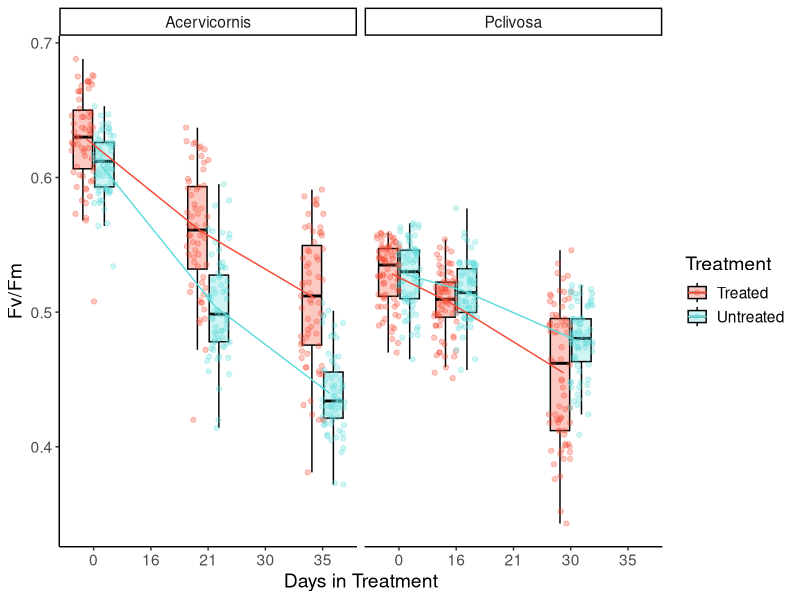
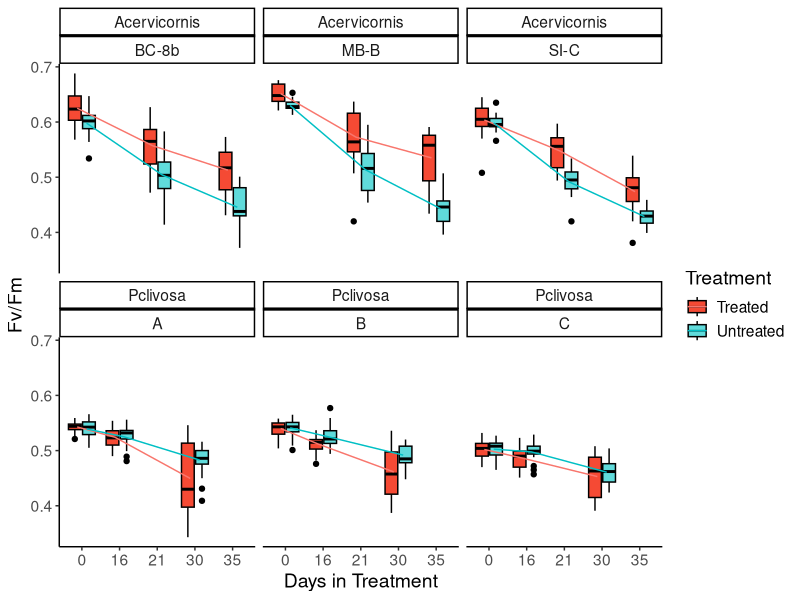
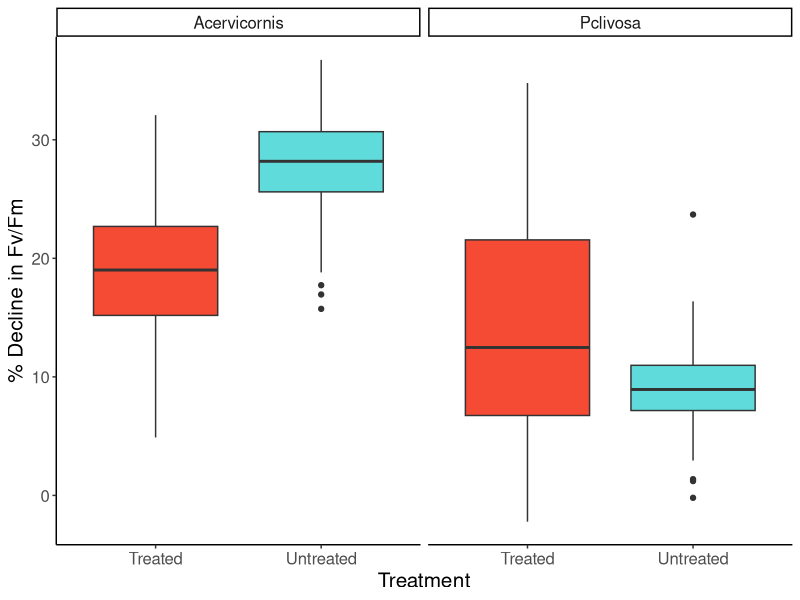
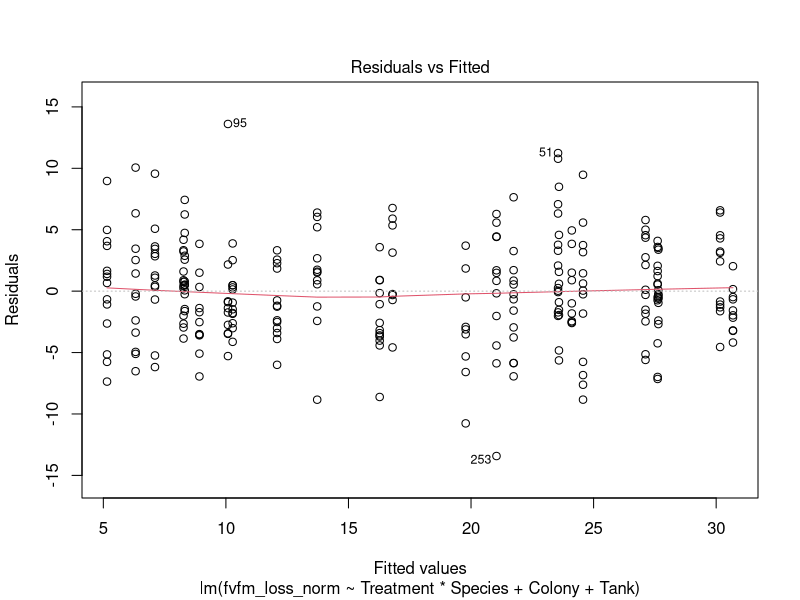
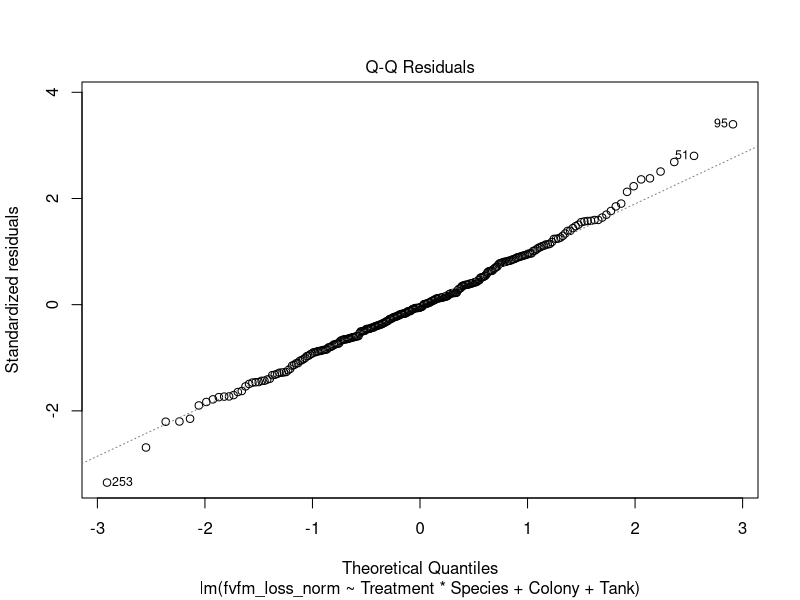
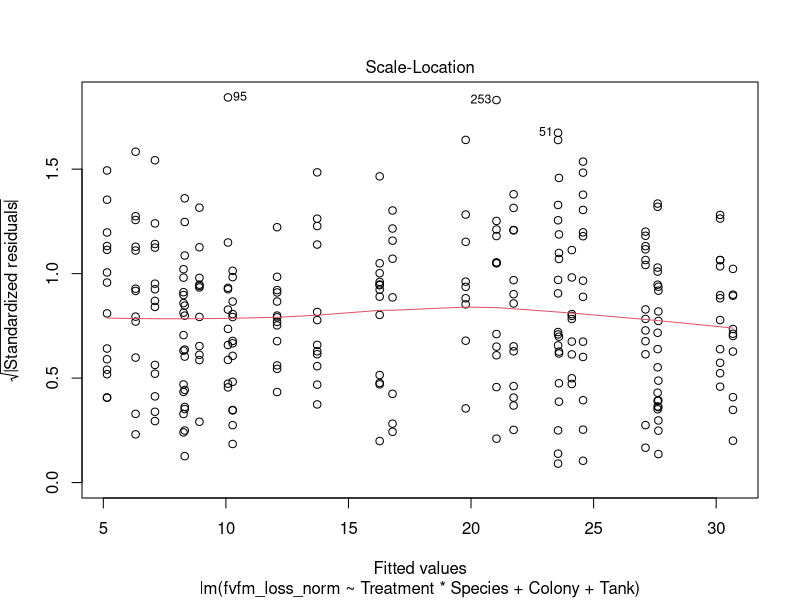
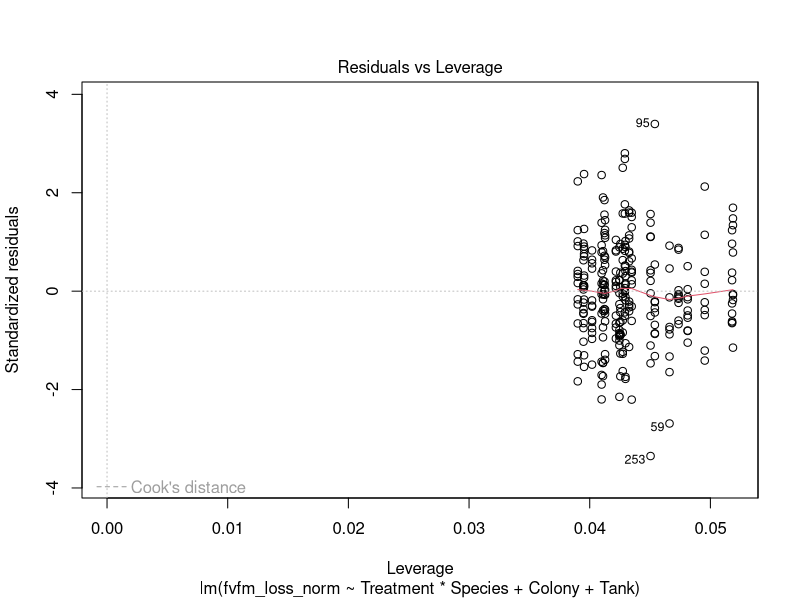
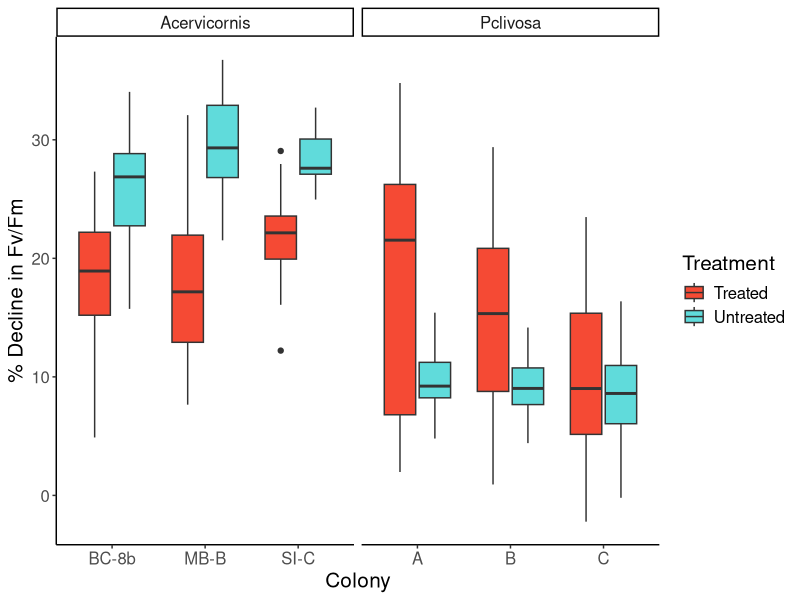

Write the R code that produced these figures, in order.
## ---- chunk 1
library(tidyverse)
library(plotrix)
library(ggpubr)
library(rstatix)
library(cowplot)
## ---- chunk 2
ipam_tidy_data <- read.csv("ipam_tidy_data.csv")

treatment_time_bothspecies <- ipam_tidy_data %>% 
  dplyr::filter(!Treatment_period == "CBASS") %>%
  drop_na(Colony) %>% #this is because there are some corals that never matched up to IPAM values so they're just NA
  dplyr::select(Date, Colony, Puck, Tank, fvfm, Treatment, Species) %>% 
  mutate(Date = mdy(Date)) %>% 
  dplyr::filter(Date <= "2022-04-20") %>% 
  pivot_wider(names_from = Date, values_from = fvfm) %>% 
   mutate(fvfm_t0 = case_when(Species == "Acervicornis" ~ `2022-03-16`,
                                  Species == "Pclivosa" ~ `2022-03-21`)) %>% 
   mutate(fvfm_t1 = case_when(Species == "Acervicornis" ~ `2022-04-06`,
                                  Species == "Pclivosa" ~ `2022-04-06`)) %>% 
   mutate(fvfm_t2 = case_when(Species == "Acervicornis" ~ `2022-04-20`,
                                  Species == "Pclivosa" ~ `2022-04-20`)) %>% 
  pivot_longer(fvfm_t0:fvfm_t2, names_to = "fvfm_timepoint", values_to = "fvfm") %>% 
  mutate(numDays = case_when(fvfm_timepoint == "fvfm_t0" ~ 0,
                             Species == "Pclivosa" & fvfm_timepoint == "fvfm_t1" ~ 16,
                             Species == "Acervicornis" & fvfm_timepoint == "fvfm_t1" ~ 21,
                             Species == "Pclivosa" & fvfm_timepoint == "fvfm_t2" ~ 30,
                             Species == "Acervicornis" & fvfm_timepoint == "fvfm_t2" ~ 35,
                             Species == "Pclivosa" & fvfm_timepoint == "fvfm_t3" ~ 65,
                             Species == "Acervicornis" & fvfm_timepoint == "fvfm_t3" ~ 70))

treatment_normalized_bothspecies <- ipam_tidy_data %>% 
  dplyr::filter(!Treatment_period == "CBASS") %>%
  drop_na(Colony) %>% #this is because there are some corals that never matched up to IPAM values so they're just NA
  dplyr::select(Date, Colony, Puck, Tank, fvfm, Treatment, Species)  %>% 
  mutate(Date = mdy(Date)) %>% 
  dplyr::filter(Date <= "2022-04-20") %>% #pre-CBASS time points
  pivot_wider(names_from = Date, values_from = fvfm) %>% 
  mutate(fvfm_loss = case_when(Species == "Acervicornis" ~ `2022-03-16` - `2022-04-20`,
                               Species == "Pclivosa" ~ `2022-03-21` - `2022-04-20`)) %>% 
  mutate(fvfm_loss_norm = case_when(Species == "Acervicornis" ~ (fvfm_loss/`2022-03-16`)*100,
                               Species == "Pclivosa" ~ (fvfm_loss/`2022-03-21`)*100))
## ---- chunk 3
treatment_time_bothspecies %>% 
  dplyr::select(!c(`2022-04-06`:`2022-04-20`)) %>% 
  mutate(numDays = as.factor(numDays)) %>% 
  ggplot(., aes(x=numDays, y=fvfm, fill = Treatment, color = Treatment)) + 
  geom_boxplot(color = "black", outlier.shape = NA, alpha=0.3) + #not removing outliers, just removing the black dots because they are already represented in the geom_point() line
  geom_point(position = position_jitterdodge(), alpha=0.3) +
  stat_summary(fun=mean, geom="line", aes(group=Treatment, color = Treatment), position = position_dodge(width = 0.5)) +
  facet_wrap(~Species) + 
  theme_classic() + 
  labs(y = "Fv/Fm", x = "Days in Treatment") +
  scale_fill_manual(labels=c("Treated", "Untreated"), values = c("#F54A34", "#60DBDB"))  +
  scale_color_manual(labels=c("Treated", "Untreated"), values = c("#F54A34", "#60DBDB")) +
  theme(text = element_text(size = 14)) 
#ggsave("treatment_bothspecies_overtimeboxplots.pdf")
## ---- chunk 4
treatment_time_bothspecies%>% 
  dplyr::select(!c(`2022-04-06`:`2022-04-20`)) %>% 
  mutate(numDays = as.factor(numDays)) %>% 
  ggplot(., aes(x=numDays, y=fvfm, fill = Treatment)) + 
  geom_boxplot(color = "black") +
  stat_summary(fun=mean, geom="line", aes(group=Treatment, color = Treatment), position = position_dodge(width = 0.5)) +
  facet_wrap(~Species + Colony) + 
  theme_classic() + 
  labs(y = "Fv/Fm", x = "Days in Treatment") +
  scale_fill_manual(labels=c("Treated", "Untreated"), values = c("#F54A34", "#60DBDB"))  +
  theme(text = element_text(size = 14))
## ---- chunk 5
treatment_normalized_bothspecies%>% 
  ggplot(., aes(x=Treatment, y= fvfm_loss_norm, fill= Treatment)) +
  geom_boxplot() + 
  theme_classic() + 
  labs(y = "% Decline in Fv/Fm", x="Treatment") +
  scale_fill_manual(labels=c("Treated", "Untreated"), values = c("#F54A34", "#60DBDB")) +
  theme(text = element_text(size = 15)) + 
  facet_wrap(~Species) +
  theme(legend.position="none")
  
#ggsave("treatment_normalized_bothspecies_boxplot.pdf")
## ---- chunk 6
str(treatment_normalized_bothspecies)
#make factors: Colony, Puck, Tank, Treatment, Species

treatment_normalized_bothspecies %>% 
  mutate_at(vars(Colony, Puck, Tank, Treatment, Species), factor) -> treatment_normalized_bothspecies
## ---- chunk 7
treat_model <- lm(fvfm_loss_norm ~ Treatment*Species + Colony + Tank, data = treatment_normalized_bothspecies)
treat_model_metrics <- augment(treat_model)
plot(treat_model)

# assess normality of residuals using Shapiro-Wilk test
shapiro_test(treat_model_metrics$.resid) # not significant

# assess homogeneity of variances using Levene's Test
levene_test(.resid ~ Treatment*Species, data = treat_model_metrics) #not significant

# identifying outliers
treat_model_metrics %>% 
  filter(abs(.std.resid) > 3) -> treat_outliers
# 2 outliers

#remove outliers
treatment_normalized_bothspecies <- treatment_normalized_bothspecies[!rownames(treatment_normalized_bothspecies) %in% treat_outliers$.rownames,]
## ---- chunk 8
aov(fvfm_loss_norm ~ Treatment*Species, data = treatment_normalized_bothspecies)

summary(aov(fvfm_loss_norm ~ Treatment*Species, data = treatment_normalized_bothspecies))

#capture.output(summary(aov(fvfm_loss_norm ~ Treatment*Species, data = treatment_normalized_bothspecies)), file = "fvfm_loss_norm_bothspecies_anova_table.csv")

TukeyHSD(aov(fvfm_loss_norm ~ Treatment*Species, data = treatment_normalized_bothspecies))
         
#capture.output(TukeyHSD(aov(fvfm_loss_norm ~ Treatment*Species, data = treatment_normalized_bothspecies)), file = "fvfm_loss_norm_bothspecies_anova_tukey.csv")
## ---- chunk 9
treatment_normalized_bothspecies%>% 
  ggplot(., aes(x=Colony, y= fvfm_loss_norm, fill=Treatment)) +
  geom_boxplot() + 
  theme_classic() + labs(y = "% Decline in Fv/Fm", x="Colony") +
  scale_fill_manual(labels=c("Treated", "Untreated"), values = c("#F54A34", "#60DBDB"))  +
  theme(text = element_text(size = 15)) + 
  facet_wrap(~Species, scales = "free_x")
#ggsave("treatment_normalized_genotypes_boxplot.pdf")
## ---- chunk 10
#remake the treatment_normalized_bothspecies data frame before running this section of code


treat_model <- lm(fvfm_loss_norm ~ Treatment*Species*Colony + Tank, data = treatment_normalized_bothspecies)
treat_model_metrics <- augment(treat_model)
plot(treat_model)

# assess normality of residuals using Shapiro-Wilk test
shapiro_test(treat_model_metrics$.resid) # not significant

# assess homogeneity of variances using Levene's Test
levene_test(.resid ~ Treatment*Species*Colony, data = treat_model_metrics) #not significant

# identifying outliers
treat_model_metrics %>% 
  filter(abs(.std.resid) > 3) -> treat_outliers
# 2 outliers

#remove outliers
treatment_normalized_bothspecies <- treatment_normalized_bothspecies[!rownames(treatment_normalized_bothspecies) %in% treat_outliers$.rownames,]
## ---- chunk 11
aov(fvfm_loss_norm ~ Treatment*Species*Colony, data = treatment_normalized_bothspecies)

summary(aov(fvfm_loss_norm ~ Treatment*Species*Colony, data = treatment_normalized_bothspecies))

#capture.output(summary(aov(fvfm_loss_norm ~ Treatment*Species*Colony, data = treatment_normalized_bothspecies)), file = "fvfm_loss_norm_bothspeciesgenet_anova_table.csv")


TukeyHSD(aov(fvfm_loss_norm ~ Treatment*Species*Colony, data = treatment_normalized_bothspecies))
         
#capture.output(TukeyHSD(aov(fvfm_loss_norm ~ Treatment*Species*Colony, data = treatment_normalized_bothspecies)), file = "fvfm_loss_norm_bothspeciesgenet_anova_tukey.csv")
## ---- chunk 12
p1<-treatment_normalized_bothspecies %>% 
  drop_na(fvfm_loss_norm) %>% 
  group_by(Species, Treatment) %>% 
  mutate(mean_fvfmlossnorm = mean(fvfm_loss_norm), se_fvfmlossnorm = std.error(fvfm_loss_norm)) %>% 
  ggplot(., aes(x = Treatment, y = mean_fvfmlossnorm)) +
  theme_classic()+
  geom_jitter(aes(y=fvfm_loss_norm, color = Treatment, fill = Treatment),
              position=position_dodge(width=0.8),
              alpha=0.1, pch = 21,
              color = "black") +
  geom_errorbar(aes(x = Treatment, ymax = mean_fvfmlossnorm+se_fvfmlossnorm, ymin = mean_fvfmlossnorm-se_fvfmlossnorm, color = Treatment), width = .1, position = position_dodge(width=0.8)) +
  scale_color_manual(labels=c("Treated", "Untreated"), values = c("#F54A34", "#60DBDB")) +
  geom_point(mapping = aes(x = Treatment, fill = Treatment), size = 2.5, pch = 21, color = "black", position = position_dodge(width=0.8))+
  scale_fill_manual(labels=c("Treated", "Untreated"), values = c("#F54A34", "#60DBDB")) +
  xlab("Treatment")+
  ylab("% Decline in Fv/Fm")+
  facet_wrap(~Species, scales = "free_x") +
  theme(text = element_text(size = 15)) +
  ylim(-4,40) +
  theme(legend.position="none")
## ---- chunk 13
p2<-treatment_normalized_bothspecies %>% 
  drop_na(fvfm_loss_norm) %>% 
  group_by(Species, Treatment, Colony) %>% 
  mutate(mean_fvfmlossnorm = mean(fvfm_loss_norm), se_fvfmlossnorm = std.error(fvfm_loss_norm)) %>% 
  ggplot(., aes(x = Colony, y = mean_fvfmlossnorm)) +
  theme_classic()+
  geom_jitter(aes(y=fvfm_loss_norm, color = Treatment, fill = Treatment),
              position=position_dodge(width=0.8),
              alpha=0.1, pch = 21,
              color = "black") +
  geom_errorbar(aes(x = Colony, ymax = mean_fvfmlossnorm+se_fvfmlossnorm, ymin = mean_fvfmlossnorm-se_fvfmlossnorm, color = Treatment), width = .1, position = position_dodge(width=0.8)) +
  scale_color_manual(labels=c("Treated", "Untreated"), values = c("#F54A34", "#60DBDB")) +
  geom_point(mapping = aes(x = Colony, fill = Treatment), size = 2.5, pch = 21, color = "black", position = position_dodge(width=0.8))+
  scale_fill_manual(labels=c("Treated", "Untreated"), values = c("#F54A34", "#60DBDB")) +
  xlab("Colony")+
  ylab("% Decline in Fv/Fm")+
  facet_wrap(~Species, scales = "free_x") +
  ylim(-4,40) +
  theme(text = element_text(size = 15))
## ---- chunk 14
plot_grid(p1, p2, rel_widths = c(1.5,2))
#ggsave("treatment_percentfvfmloss_dotplot.pdf", width = 12, height = 5)
